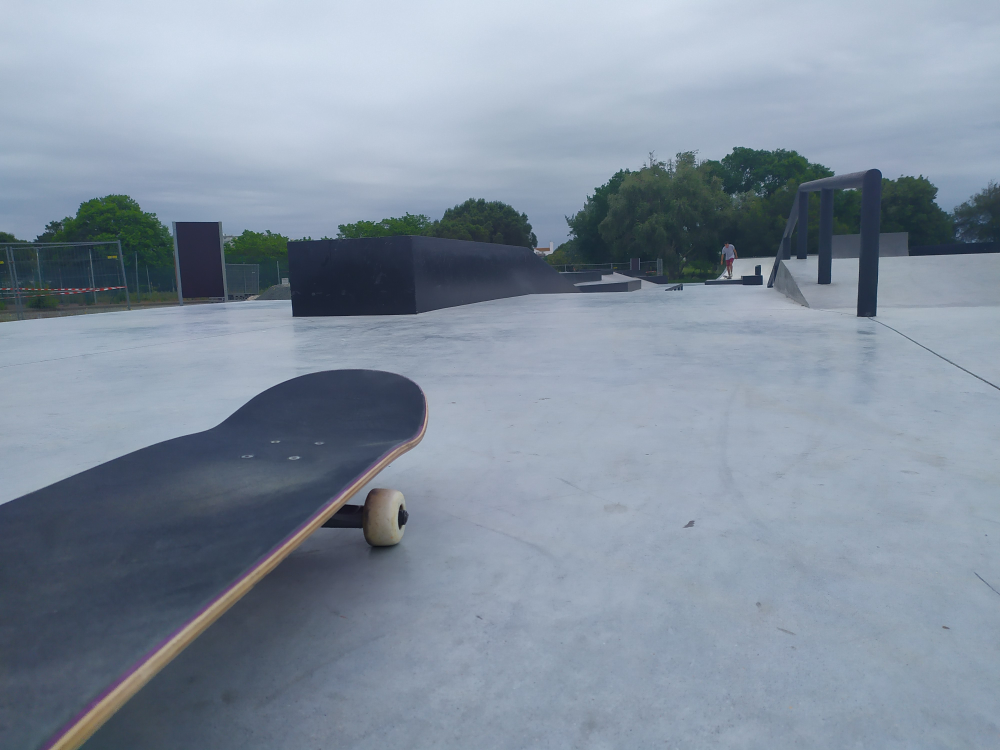
#> input picture plotgraph/2.jpg, 4000 x 3000 px (shown at 1/4 size)
$ python kmeans_colours.py   (older library calls are emulated)
#> lines starting #> are read from the running program, lines starting #| are printed output that depends on the picture
#> in KMeansModel, img is the input picture: shape (3000, 4000, 3); mean R, G, B 131, 144.1, 159.3
import numpy as np
import pandas as pd
import cv2
from PIL import Image

import matplotlib.pyplot as plt
import matplotlib.gridspec as grd
import matplotlib.ticker as ticker
from matplotlib import image
from mpl_toolkits.mplot3d import Axes3D

from sklearn.cluster import KMeans

import seaborn as sns

def resize(np_img,basewidth=200):
#> called with basewidth = 200
    img = Image.fromarray(np_img)
    wpercent = (basewidth / float(img.size[0]))
#> wpercent = 0.05
    hsize = int((float(img.size[1]) * float(wpercent)))
#> hsize = 150
    img = img.resize((basewidth, hsize), Image.ANTIALIAS)
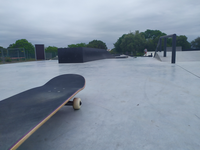
#> img: PIL image 200x150 RGB; mean R, G, B 131, 144.1, 159.3
    return np.array(img)

def hexify(palette):
    return['#%s' % ''.join(('%02x' % round(p) for p in colour)) for colour in palette]

def KMeansModel(imgfile=None,n_clusters=5):
    # Loading and resizing the selected image. It is necessary to reshape the numpy array to train our model.
    img = image.imread(imgfile)
    img = resize(img,200)
    img_arr = img.reshape((img.shape[0]*img.shape[1],3))

    cluster = KMeans(n_clusters=n_clusters,init='random',n_init=10, max_iter=300,random_state=0)
    cluster.fit_predict(img_arr)

    return cluster, img

def plot_results(cluster, img, save_file):
    # We obtain the dominant colours given by cluster.cluster_centers_. We also generate a colour labels array to be used in our scatter plot.
#> called with save_file = ''
    colours = np.int_(cluster.cluster_centers_.round())
    colour_labels = hexify(colours)
    h = hexify(colours[cluster.labels_])

    fig = plt.figure(figsize=(20,10))
    gs = grd.GridSpec(3, 2, width_ratios=[2,1])
    sns.set_style('whitegrid')

    # Scatter plot
    img_arr = img_arr = img.reshape((img.shape[0]*img.shape[1],3))
    df = pd.DataFrame(img_arr,columns=['R','G','B'])
#> df = table of 30000 rows and 3 columns
    ax = fig.add_subplot(gs[:, 0],projection='3d')
    ax.scatter(df['R'],df['G'],df['B'],c=h)
    ax.view_init(30, -120)

    # Image plot
    ax1 = fig.add_subplot(gs[0:2,1])
    ax1.imshow(img)
    plt.grid(False)

    # Colour palette
    ax2 = fig.add_subplot(gs[2,1])
    x = np.arange(len(colour_labels))
    y = np.ones(len(x))
    ax2.bar(x,y,width=1.0,color=colours/256)
    ax2.set_xticklabels(['']+colour_labels,rotation=30)
    ax2.xaxis.set_major_locator(ticker.MultipleLocator(1))
    ax2.get_yaxis().set_ticks([])

    ax2.spines['top'].set_visible(False)
    ax2.spines['right'].set_visible(False)
    ax2.spines['bottom'].set_visible(False)
    ax2.spines['left'].set_visible(False)
    plt.grid(False)

    if save_file:
        plt.savefig(save_file)

    plt.show()
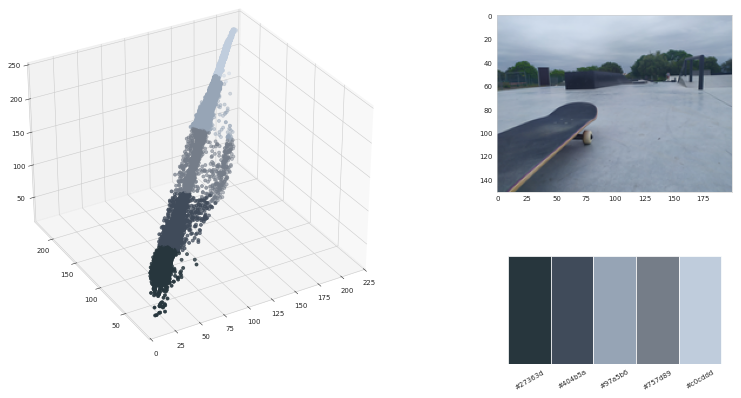
#> figure drawn by matplotlib, 3 panels
    return colour_labels

def colormap(cluster, img):
    colours = np.int_(cluster.cluster_centers_.round())
    cmap = colours[cluster.labels_]
    cmap = cmap.reshape((img.shape[0], img.shape[1],3))
    fig = plt.figure(figsize=(10, 10))
    plt.imshow(cmap)
    plt.xticks([])
    plt.yticks([])
    plt.grid(False)


cluster, img = KMeansModel("./2.jpg", n_clusters=5)


plot_results(cluster, img, save_file="")

colormap(cluster,img)
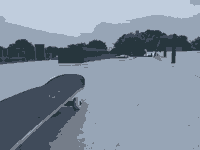
#> shown: shape (150, 200, 3); mean R, G, B 130.8, 143.9, 159.2

$ run again, with plotgraph/1.jpg copied over plotgraph/2.jpg
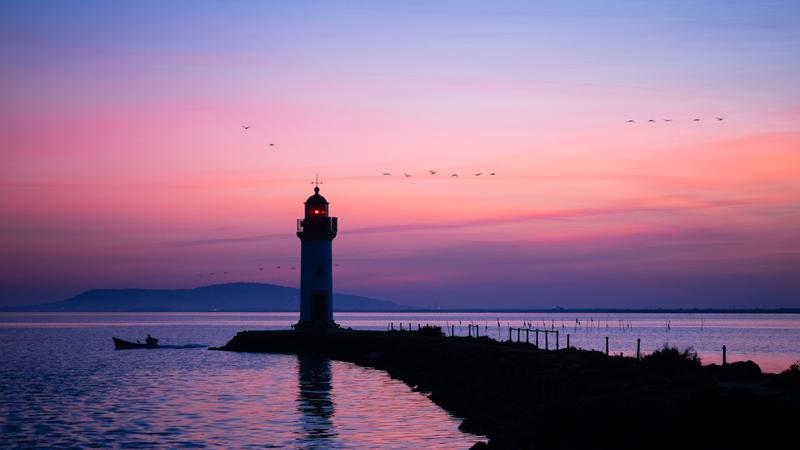
#> input picture plotgraph/1.jpg, 800 x 450 px
#> in KMeansModel, img is the input picture: shape (450, 800, 3); mean R, G, B 140, 107.5, 139.5
#> img: PIL image 200x112 RGB
#> df = table of 22400 rows and 3 columns
#> in plot_results, `plt.show()`:
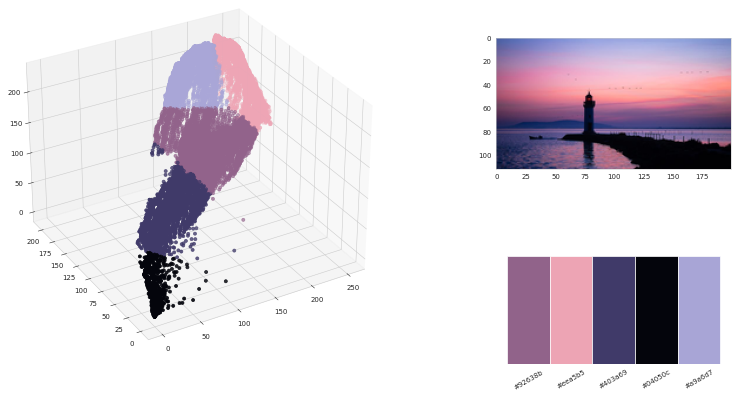
#> figure drawn by matplotlib, 3 panels
#> `colormap(cluster,img)`:
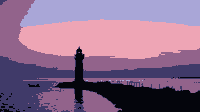
#> shown: shape (112, 200, 3); mean R, G, B 139.8, 107.4, 139.6

$ run again, with plotgraph/3.jpg copied over plotgraph/2.jpg
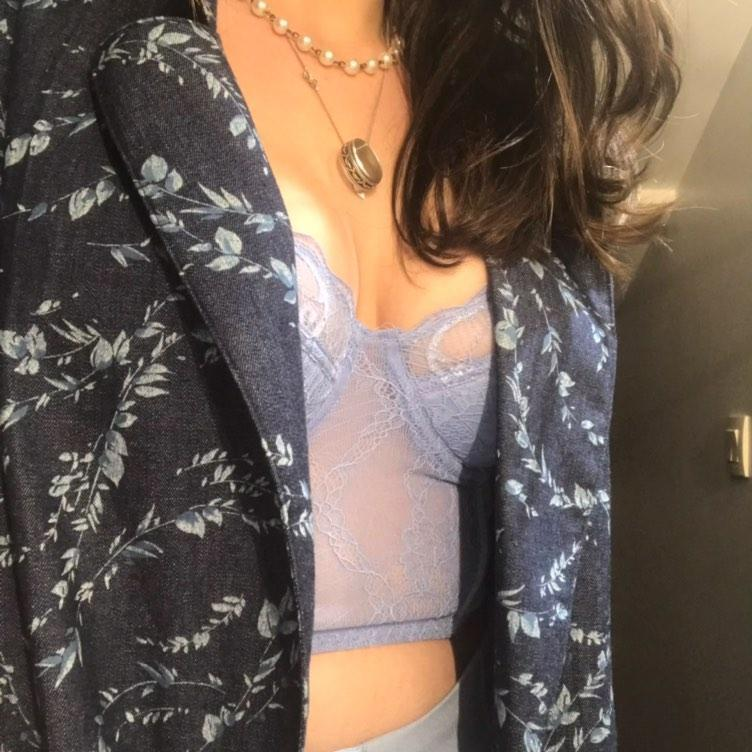
#> input picture plotgraph/3.jpg, 752 x 752 px
#> in KMeansModel, img is the input picture: shape (752, 752, 3); mean R, G, B 108.8, 94, 84.1
#> img: PIL image 200x200 RGB
#> df = table of 40000 rows and 3 columns
#> in plot_results, `plt.show()`:
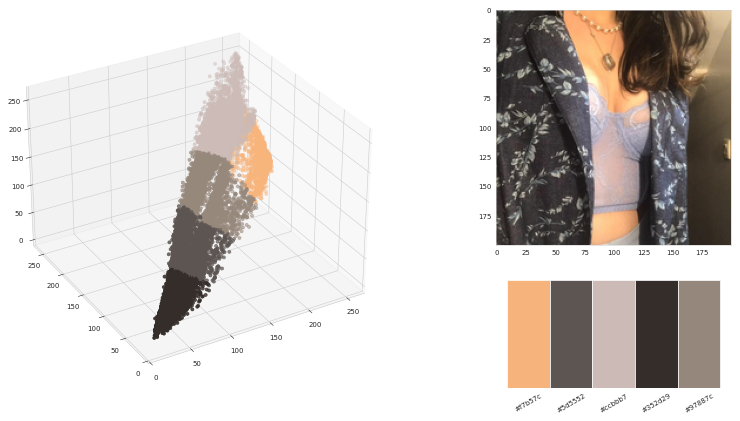
#> figure drawn by matplotlib, 3 panels
#> `colormap(cluster,img)`:
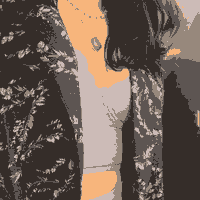
#> shown: shape (200, 200, 3); mean R, G, B 108.8, 93.7, 84.2
